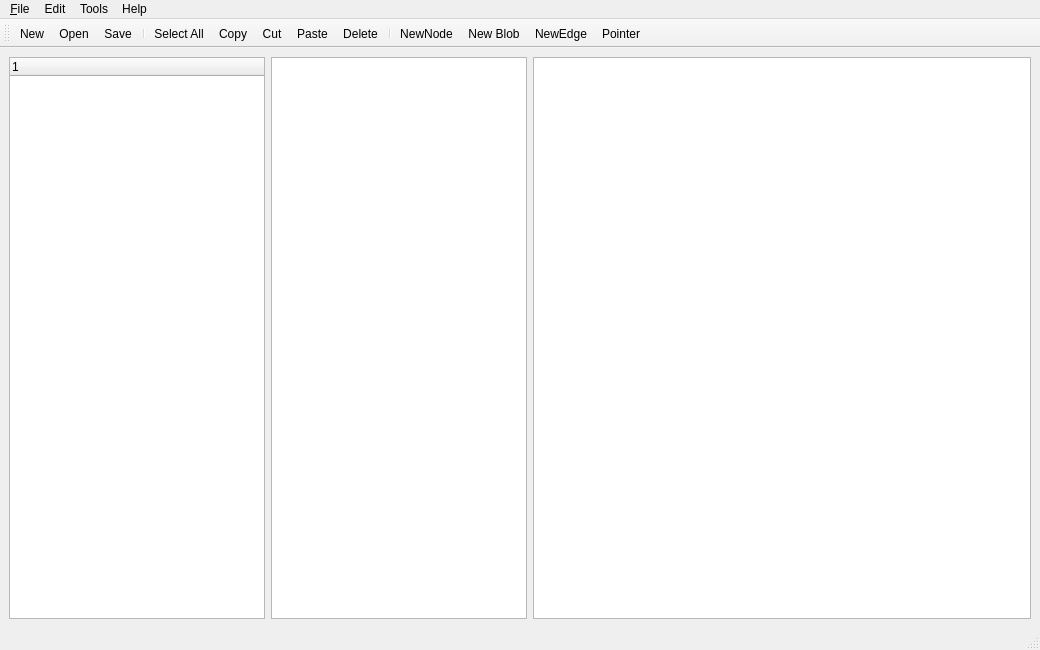
<?xml version="1.0" encoding="UTF-8"?>
<ui version="4.0">
 <class>MainWindow</class>
 <widget class="QMainWindow" name="MainWindow">
  <property name="geometry">
   <rect>
    <x>0</x>
    <y>0</y>
    <width>1040</width>
    <height>650</height>
   </rect>
  </property>
  <property name="windowTitle">
   <string>MainWindow</string>
  </property>
  <widget class="QWidget" name="centralwidget">
   <layout class="QHBoxLayout" name="horizontalLayout">
    <item>
     <widget class="QTreeWidget" name="treeWidget"/>
    </item>
        <item>
     <widget class="QListWidget" name="listWidget"/>
    </item>
    <item>
     <widget class="QSplitter" name="splitter">
      <property name="sizePolicy">
       <sizepolicy hsizetype="Expanding" vsizetype="Preferred">
        <horstretch>1</horstretch>
        <verstretch>0</verstretch>
       </sizepolicy>
      </property>
      <property name="orientation">
       <enum>Qt::Orientation::Horizontal</enum>
      </property>
      <widget class="QGraphicsView" name="graphicsView">
       <property name="sizePolicy">
        <sizepolicy hsizetype="Expanding" vsizetype="Expanding">
         <horstretch>5</horstretch>
         <verstretch>0</verstretch>
        </sizepolicy>
       </property>
       <property name="minimumSize">
        <size>
         <width>400</width>
         <height>0</height>
        </size>
       </property>
      </widget>
     </widget>
    </item>
   </layout>
  </widget>
  <widget class="QMenuBar" name="menubar">
   <property name="geometry">
    <rect>
     <x>0</x>
     <y>0</y>
     <width>1040</width>
     <height>22</height>
    </rect>
   </property>
   <widget class="QMenu" name="menuFile">
    <property name="title">
     <string>&amp;File</string>
    </property>
    <addaction name="action_New"/>
    <addaction name="action_Open"/>
    <addaction name="actionSave"/>
    <addaction name="actionSave_As"/>
    <addaction name="actionClose"/>
    <addaction name="separator"/>
    <addaction name="actionPrint"/>
    <addaction name="actionExport"/>
   </widget>
   <widget class="QMenu" name="menuEdit">
    <property name="title">
     <string>Edit</string>
    </property>
    <addaction name="actionCopy"/>
    <addaction name="actionCut"/>
    <addaction name="actionPaste"/>
    <addaction name="separator"/>
    <addaction name="action_Delete"/>
    <addaction name="actionSelect_All"/>
    <addaction name="actionSelect_None"/>
    <addaction name="actionZoomIn"/>
    <addaction name="actionZoomOut"/>
    <addaction name="separator"/>
    <addaction name="actionNewNode"/>
    <addaction name="actionNewBlob"/>
    <addaction name="actionNewEdge"/>
   </widget>
   <widget class="QMenu" name="menuTools">
    <property name="title">
     <string>Tools</string>
    </property>
   </widget>
   <widget class="QMenu" name="menuHelp">
    <property name="title">
     <string>Help</string>
    </property>
    <addaction name="action_About"/>
    <addaction name="action_Credits"/>
   </widget>
   <addaction name="menuFile"/>
   <addaction name="menuEdit"/>
   <addaction name="menuTools"/>
   <addaction name="menuHelp"/>
  </widget>
  <widget class="QStatusBar" name="statusbar"/>
  <widget class="QToolBar" name="sys_toolBar">
   <property name="windowTitle">
    <string>toolBar</string>
   </property>
   <attribute name="toolBarArea">
    <enum>TopToolBarArea</enum>
   </attribute>
   <attribute name="toolBarBreak">
    <bool>false</bool>
   </attribute>
   <addaction name="action_New"/>
   <addaction name="action_Open"/>
   <addaction name="actionSave"/>
   <addaction name="separator"/>
   <addaction name="actionSelect_All"/>
   <addaction name="actionCopy"/>
   <addaction name="actionCut"/>
   <addaction name="actionPaste"/>
   <addaction name="action_Delete"/>
   <addaction name="separator"/>
   <addaction name="actionNewNode"/>
   <addaction name="actionNewBlob"/>
   <addaction name="actionNewEdge"/>
   <addaction name="actionPointer"/>
  </widget>
  <action name="action_New">
   <property name="icon">
    <iconset theme="QIcon::ThemeIcon::DocumentNew"/>
   </property>
   <property name="text">
    <string>&amp;New</string>
   </property>
   <property name="shortcut">
    <string>Ctrl+N</string>
   </property>
  </action>
  <action name="action_About">
   <property name="text">
    <string>&amp;About</string>
   </property>
  </action>
  <action name="action_Credits">
   <property name="text">
    <string>&amp;Credits</string>
   </property>
   <property name="menuRole">
    <enum>QAction::MenuRole::TextHeuristicRole</enum>
   </property>
  </action>
  <action name="actionSave">
   <property name="icon">
    <iconset theme="QIcon::ThemeIcon::DocumentSave"/>
   </property>
   <property name="text">
    <string>Save</string>
   </property>
   <property name="shortcut">
    <string>Ctrl+S</string>
   </property>
  </action>
  <action name="actionSave_As">
   <property name="text">
    <string>Save As</string>
   </property>
  </action>
  <action name="actionClose">
   <property name="text">
    <string>Close</string>
   </property>
  </action>
  <action name="actionPrint">
   <property name="text">
    <string>Print</string>
   </property>
   <property name="shortcut">
    <string>Ctrl+P</string>
   </property>
  </action>
  <action name="actionExport">
   <property name="text">
    <string>Export</string>
   </property>
  </action>
  <action name="actionCopy">
   <property name="icon">
    <iconset theme="QIcon::ThemeIcon::EditCopy"/>
   </property>
   <property name="text">
    <string>Copy</string>
   </property>
   <property name="shortcut">
    <string>Ctrl+C</string>
   </property>
  </action>
  <action name="actionCut">
   <property name="icon">
    <iconset theme="QIcon::ThemeIcon::EditCut"/>
   </property>
   <property name="text">
    <string>Cut</string>
   </property>
   <property name="shortcut">
    <string>Ctrl+X</string>
   </property>
  </action>
  <action name="actionPaste">
   <property name="icon">
    <iconset theme="QIcon::ThemeIcon::EditPaste"/>
   </property>
   <property name="text">
    <string>Paste</string>
   </property>
   <property name="shortcut">
    <string>Ctrl+V</string>
   </property>
  </action>
  <action name="action_Open">
   <property name="icon">
    <iconset theme="QIcon::ThemeIcon::DocumentOpen"/>
   </property>
   <property name="text">
    <string>&amp;Open</string>
   </property>
   <property name="shortcut">
    <string>Ctrl+O</string>
   </property>
  </action>
  <action name="action_Delete">
   <property name="icon">
    <iconset theme="QIcon::ThemeIcon::EditDelete"/>
   </property>
   <property name="text">
    <string>&amp;Delete</string>
   </property>
   <property name="shortcut">
    <string>Del</string>
   </property>
  </action>
  <action name="actionSelect_All">
   <property name="icon">
    <iconset theme="QIcon::ThemeIcon::EditSelectAll"/>
   </property>
   <property name="text">
    <string>Select All</string>
   </property>
   <property name="shortcut">
    <string>Ctrl+A</string>
   </property>
  </action>
  <action name="actionSelect_None">
   <property name="text">
    <string>Select None</string>
   </property>
   <property name="shortcut">
    <string>Ctrl+Shift+A</string>
   </property>
  </action>
  <action name="actionNewNode">
   <property name="icon">
    <iconset>
     <normaloff>src/icons/node.png</normaloff>src/icons/node.png</iconset>
   </property>
   <property name="text">
    <string>NewNode</string>
   </property>
   <property name="toolTip">
    <string>Add a node</string>
   </property>
   <property name="shortcut">
    <string>N</string>
   </property>
   <property name="menuRole">
    <enum>QAction::MenuRole::NoRole</enum>
   </property>
  </action>
  <action name="actionZoomIn">
   <property name="text">
    <string>ZoomIn</string>
   </property>
  </action>
  <action name="actionZoomOut">
   <property name="text">
    <string>ZoomOut</string>
   </property>
  </action>
  <action name="actionNewEdge">
   <property name="icon">
    <iconset>
     <normaloff>src/icons/icons8-double-path-50e.png</normaloff>src/icons/icons8-double-path-50e.png</iconset>
   </property>
   <property name="text">
    <string>NewEdge</string>
   </property>
   <property name="toolTip">
    <string>Add an Edge</string>
   </property>
   <property name="shortcut">
    <string>E</string>
   </property>
  </action>
  <action name="actionPointer">
   <property name="icon">
    <iconset>
     <normaloff>src/icons/cursor.png</normaloff>src/icons/cursor.png</iconset>
   </property>
   <property name="text">
    <string>Pointer</string>
   </property>
   <property name="toolTip">
    <string>Select</string>
   </property>
   <property name="shortcut">
    <string>Esc</string>
   </property>
   <property name="menuRole">
    <enum>QAction::MenuRole::NoRole</enum>
   </property>
  </action>
  <action name="actionNewBlob">
   <property name="icon">
    <iconset>
     <normaloff>src/icons/blob.png</normaloff>src/icons/blob.png</iconset>
   </property>
   <property name="text">
    <string>New Blob</string>
   </property>
   <property name="shortcut">
    <string>B</string>
   </property>
  </action>
  <action name="actionsdsd">
   <property name="text">
    <string>sdsd</string>
   </property>
  </action>
 </widget>
 <resources/>
 <connections/>
</ui>
